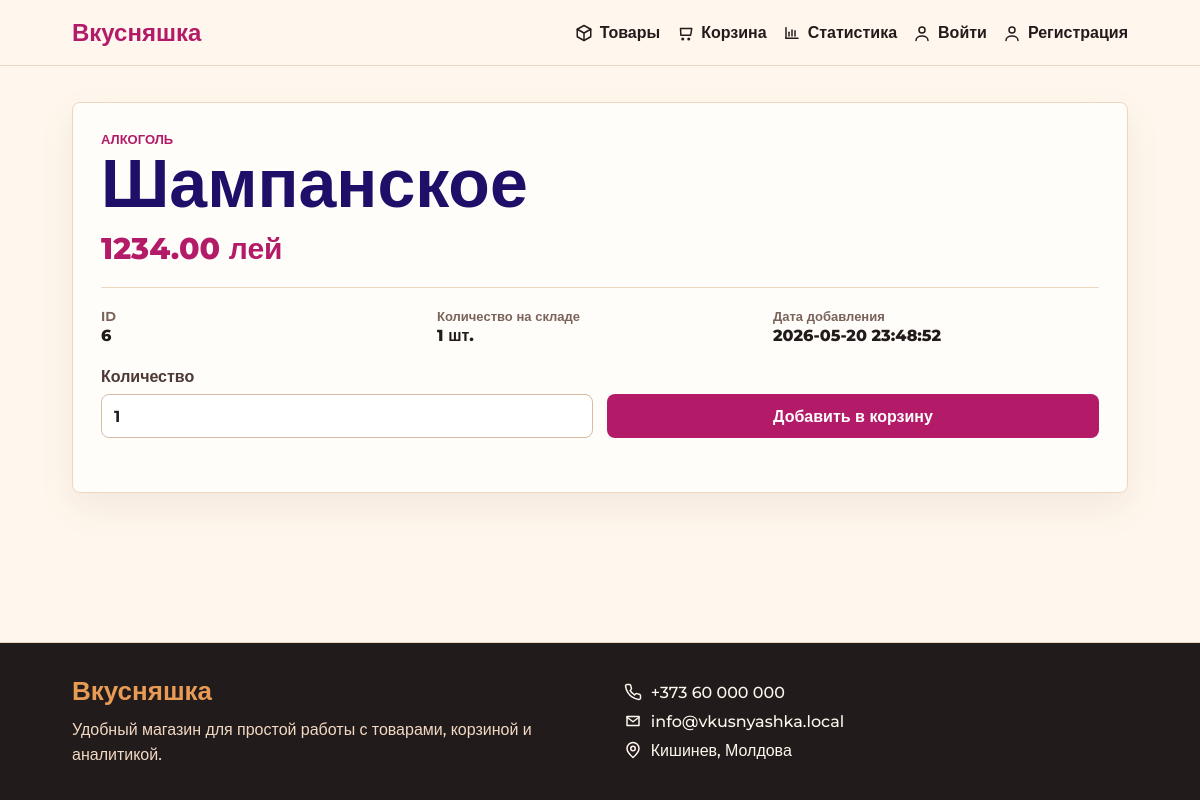
/products/6, run on the app's committed database.
### tables this page shows
CREATE TABLE categories (
                id INTEGER PRIMARY KEY AUTOINCREMENT,
                name TEXT NOT NULL UNIQUE
            );

CREATE TABLE products (
                id INTEGER PRIMARY KEY AUTOINCREMENT,
                name TEXT NOT NULL,
                price REAL NOT NULL CHECK(price >= 0),
                stock INTEGER NOT NULL DEFAULT 0,
                category_id INTEGER,
                created_at TEXT NOT NULL,
                FOREIGN KEY (category_id) REFERENCES categories(id)
            );

### products.py (the view)
@products_bp.route("/items/<int:product_id>")
@products_bp.route("/products/<int:product_id>")
def product_detail(product_id):
    product = get_product(product_id)
    if product is None:
        return render_template("404.html"), 404
    return render_template("product_detail.html", product=product)

### auth.py (called while the page is built)
@auth_bp.before_app_request
def load_logged_in_user():
    user_id = session.get("user_id")
    if user_id is None:
        g.user = None
    else:
        g.user = get_user_by_id(user_id)

@auth_bp.app_context_processor
def inject_user():
    return {
        "current_user": g.get("user"),
        "cart_item_count": get_cart_item_count(),
        "csrf_token": generate_csrf_token(),
    }

### models.py (called while the page is built)
def get_db():
    if "db" not in g:
        g.db = sqlite3.connect(current_app.config["DB_PATH"], detect_types=sqlite3.PARSE_DECLTYPES)
        g.db.row_factory = sqlite3.Row
        g.db.execute("PRAGMA foreign_keys = ON")
    return g.db

def get_product(product_id):
    conn = get_db()
    return conn.execute(
        """
        SELECT p.*, c.name AS category_name
        FROM products p
        LEFT JOIN categories c ON c.id = p.category_id
        WHERE p.id = ?
        """,
        (product_id,),
    ).fetchone()

### utils.py (called while the page is built, shortened)
def parse_cart_cookie(cookie_value):
    if not cookie_value:
        return {}

def get_cart_item_count():
    cart = parse_cart_cookie(request.cookies.get("cart"))
    return sum(cart.values())

def generate_csrf_token():
    token = session.get("csrf_token")
    if not token:
        token = secrets.token_urlsafe(16)
        session["csrf_token"] = token
    return token

### templates/product_detail.html (shortened to what this page needs)
{% extends "base.html" %}
{% block content %}
<section class="detail">
    <div class="detail-main">
        <p class="category">{{ product.category_name or "Без категории" }}</p>
        <h1>{{ product.name }}</h1>
        <p class="price">{{ "%.2f"|format(product.price) }} лей</p>
    </div>
    <dl class="info-list">
        <div>
            <dt>ID</dt>
            <dd>{{ product.id }}</dd>
        </div>
        <div>
            <dt>Количество на складе</dt>
            <dd>{{ product.stock }} шт.</dd>
        </div>
        <div>
            <dt>Дата добавления</dt>
            <dd>{{ product.created_at }}</dd>
        </div>
    </dl>
    <form class="product-form" method="post" action="{{ url_for('cart.add_to_cart', product_id=product.id) }}">
        <label>
            Количество
            <input type="number" name="quantity" min="1" max="{{ product.stock }}" value="1" {% if product.stock == 0 %}disabled{% endif %}>
        </label>
        <button class="button" type="submit" {% if product.stock == 0 %}disabled{% endif %}>Добавить в корзину</button>
    </form>
</section>
{% endblock %}

### static/style.css (style rules this page uses)
* { margin: 0; padding: 0; box-sizing: border-box; }
body { min-height: 100vh; display: flex; flex-direction: column; color: #221b1b; background: #fff7ed; font-family: Montserrat, Arial, sans-serif; font-weight: 500; overflow-x: hidden; }
.hero-text, .page-head, .form-page, .detail, .empty, .table-section, .stats-grid, .filters { animation: fadeUp 0.7s ease both; }
.hero h1, .page-head h1, .form-page h1, .detail h1, .empty h1 { color: #1f0f69; font-size: clamp(34px, 6vw, 68px); line-height: 1.05; font-weight: 800; }
.button, button { display: inline-flex; justify-content: center; align-items: center; min-height: 44px; border: 0; border-radius: 8px; padding: 12px 18px; background: #b31b69; color: #fff; font: inherit; font-weight: 700; cursor: pointer; gap: 8px; transition: background 0.2s ease, box-shadow 0.2s ease, transform 0.2s ease; }
.filters, .product-form { display: grid; grid-template-columns: repeat(3, minmax(180px, 1fr)); gap: 14px; align-items: end; margin-bottom: 26px; }
label { display: grid; gap: 8px; color: #4d3935; font-weight: 700; }
input, select { width: 100%; min-height: 44px; border: 1px solid #d7bba2; border-radius: 8px; padding: 10px 12px; background: #fff; color: #221b1b; font: inherit; }
.card, .stat, .detail, .table-section, .empty, .form-page { border: 1px solid #efd6be; border-radius: 8px; background: #fffdf9; box-shadow: 0 14px 36px rgba(96, 55, 21, 0.08); }
.category { color: #b31b69; font-size: 13px; font-weight: 800; text-transform: uppercase; }
dl { display: grid; gap: 10px; }
dt { color: #7a635b; font-size: 13px; font-weight: 700; }
dd { margin-top: 2px; font-weight: 800; }
.detail, .form-page, .table-section, .empty { padding: 28px; }
.detail-main { border-bottom: 1px solid #efd6be; padding-bottom: 20px; margin-bottom: 20px; }
.price { margin-top: 12px; color: #b31b69; font-size: 30px; font-weight: 800; }
.info-list { grid-template-columns: repeat(auto-fit, minmax(180px, 1fr)); }
.product-form { grid-template-columns: 1fr 1fr; margin-top: 22px; }
.product-form button { align-self: end; }

### data on the page
categories: name "АЛКОГОЛЬ"
products: name "Шампанское", price "1234.00", id "6", stock "1", created_at "2026-05-20 23:48:52", quantity "1"
